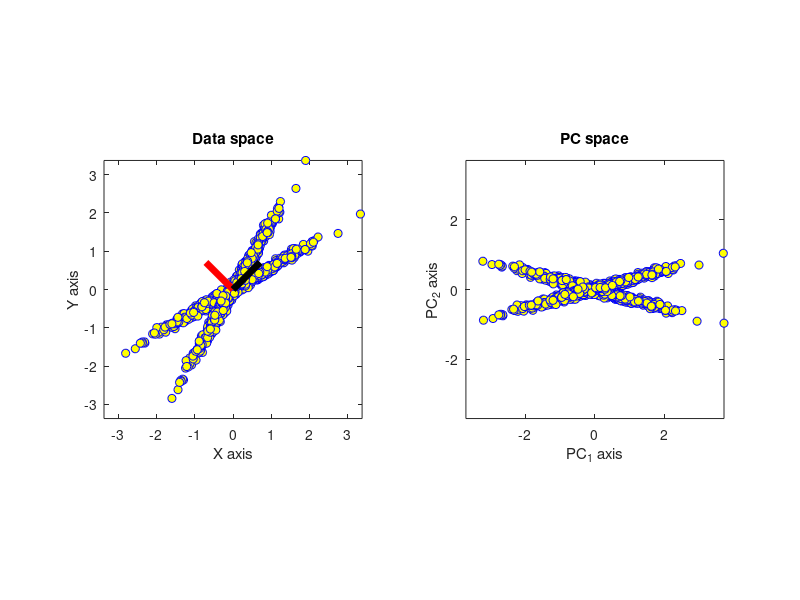

MATLAB code for this plot:
%%
%     COURSE: PCA and multivariate neural signal processing
%    SECTION: Dimension reduction with principal components analysis
%      VIDEO: Limitations of principal components analysis
% Instructor: sincxpress.com
%
%%

% a clear MATLAB workspace is a clear mental workspace
close all; clear, clc

%% generate data

x = [ randn(1000,1) .05*randn(1000,1) ];

% rotation matrix
th = -pi/6;
R1 = [ cos(th) -sin(th); sin(th) cos(th) ];
th = -pi/3;
R2 = [ cos(th) -sin(th); sin(th) cos(th) ];

% rotate data
y = [ x*R1 ; x*R2 ];


figure(1), clf
subplot(121)
plot(y(:,1),y(:,2),'bo','markerfacecolor','y')
axis([-1 1 -1 1]*max(abs(y(:))))
xlabel('X axis'), ylabel('Y axis')
axis square
title('Data space')


%% run PCA

% mean-center
y = y - mean(y,1);

% eigendecomposition of covariance matrix
[evecsY,evalsY] = eig( (y'*y) / length(y) );

% plot eigenvectors
hold on
plot([0 evecsY(1,1)],[0 evecsY(2,1)],'r','linew',5)
plot([0 evecsY(1,2)],[0 evecsY(2,2)],'k','linew',5)

%% in PC space

comps = evecsY*y';

subplot(122)
plot(comps(2,:),comps(1,:),'bo','markerfacecolor','y')
axis([-1 1 -1 1]*max(abs(comps(:))))
xlabel('PC_1 axis'), ylabel('PC_2 axis')
axis square
title('PC space')

%%
